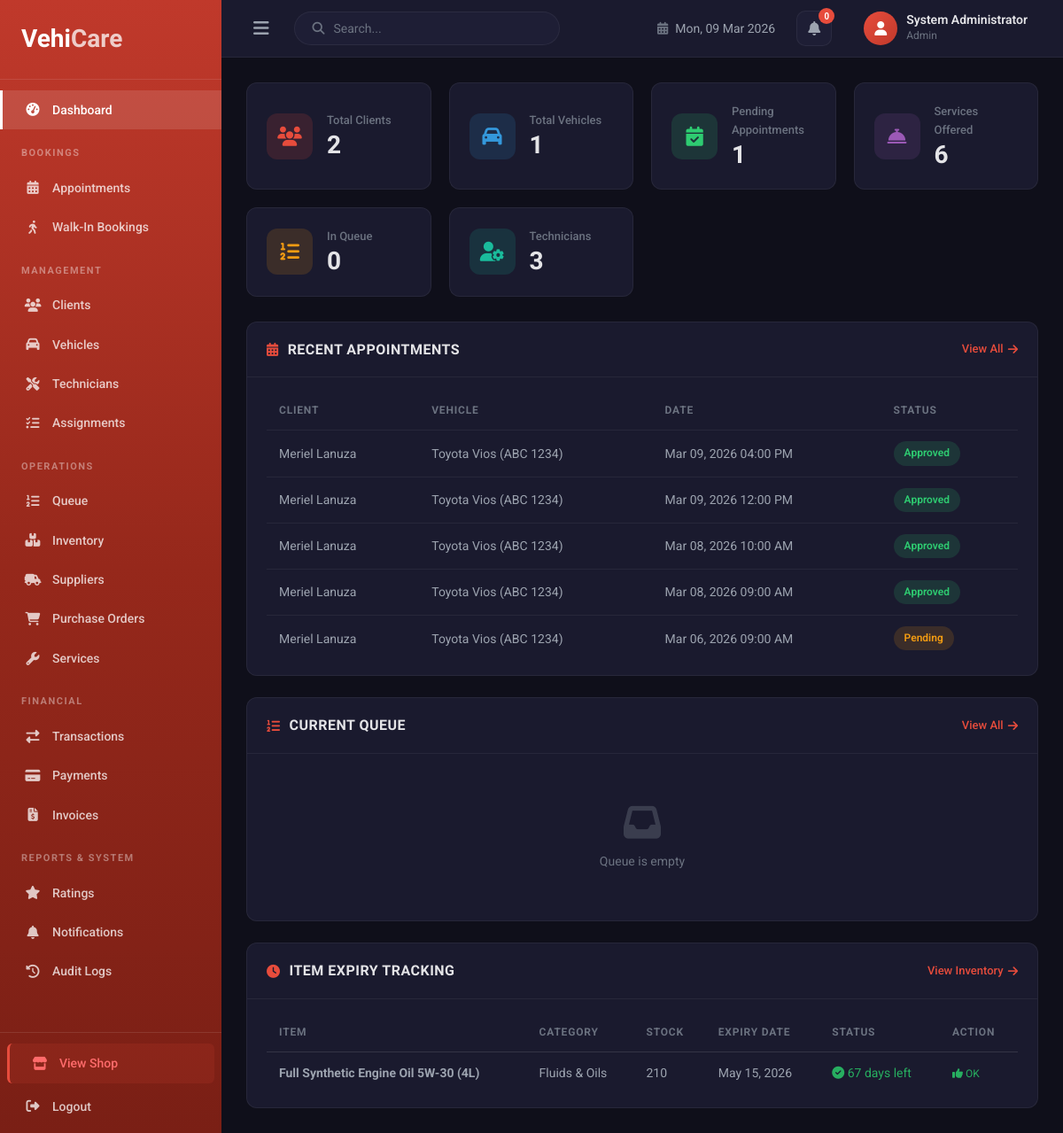
Page /admins/dashboard.php (signed in) on the committed database.
### tables this page shows
CREATE TABLE `appointments` (
  `appointment_id` int(11) NOT NULL,
  `client_id` int(11) NOT NULL,
  `vehicle_id` int(11) NOT NULL,
  `service_id` int(11) DEFAULT NULL,
  `appointment_date` datetime NOT NULL,
  `status` enum('Pending','Approved','Completed','Cancelled') DEFAULT 'Pending',
  `notes` text DEFAULT NULL,
  `created_by` int(11) DEFAULT NULL,
  `created_at` timestamp NOT NULL DEFAULT current_timestamp()
);

CREATE TABLE `clients` (
  `client_id` int(11) NOT NULL,
  `user_id` int(11) DEFAULT NULL,
  `full_name` varchar(150) NOT NULL,
  `phone` varchar(50) NOT NULL,
  `email` varchar(150) DEFAULT NULL,
  `address` text DEFAULT NULL,
  `created_at` timestamp NOT NULL DEFAULT current_timestamp()
);

CREATE TABLE `vehicles` (
  `vehicle_id` int(11) NOT NULL,
  `client_id` int(11) NOT NULL,
  `plate_number` varchar(50) NOT NULL,
  `vin` varchar(17) DEFAULT NULL,
  `make` varchar(100) DEFAULT NULL,
  `model` varchar(100) DEFAULT NULL,
  `year` year(4) DEFAULT NULL,
  `color` varchar(50) DEFAULT NULL,
  `status` enum('active','in_service','completed','released') DEFAULT 'active',
  `created_at` timestamp NOT NULL DEFAULT current_timestamp()
);

CREATE TABLE `inventory` (
  `item_id` int(11) NOT NULL,
  `item_name` varchar(150) NOT NULL,
  `description` text DEFAULT NULL,
  `category` varchar(100) DEFAULT NULL,
  `image` varchar(255) DEFAULT NULL,
  `sku` varchar(100) DEFAULT NULL,
  `quantity` int(11) DEFAULT 0,
  `unit_price` decimal(10,2) NOT NULL,
  `expiry_date` date DEFAULT NULL,
  `supplier` varchar(150) DEFAULT NULL,
  `supplier_id` int(11) DEFAULT NULL,
  `last_updated` timestamp NOT NULL DEFAULT current_timestamp() ON UPDATE current_timestamp()
);

### admins/dashboard.php (the view, shortened to what this page needs)
<?php
require_once __DIR__ . '/../includes/db.php';
$total_clients = $pdo->query("SELECT COUNT(*) FROM clients")->fetchColumn();
$total_vehicles = $pdo->query("SELECT COUNT(*) FROM vehicles")->fetchColumn();
$total_appointments = $pdo->query("SELECT COUNT(*) FROM appointments WHERE status='Pending'")->fetchColumn();
$total_services = $pdo->query("SELECT COUNT(*) FROM services")->fetchColumn();
$total_queue = $pdo->query("SELECT COUNT(*) FROM queue WHERE status='Waiting'")->fetchColumn();
$total_technicians = $pdo->query("SELECT COUNT(*) FROM users WHERE role='technician'")->fetchColumn();
$expiry_items = $pdo->query("
    SELECT item_id, item_name, category, quantity, expiry_date,
           DATEDIFF(expiry_date, CURDATE()) AS days_left
    FROM inventory
    WHERE expiry_date IS NOT NULL
    ORDER BY expiry_date ASC
")->fetchAll();
$recent_appointments = $pdo->query("
    SELECT a.*, c.full_name as client_name, v.plate_number, v.make, v.model
    FROM appointments a
    LEFT JOIN clients c ON a.client_id = c.client_id
    LEFT JOIN vehicles v ON a.vehicle_id = v.vehicle_id
    ORDER BY a.created_at DESC LIMIT 5
")->fetchAll();
$recent_queue = $pdo->query("
    SELECT q.*, c.full_name as client_name, v.plate_number, v.make, v.model
    FROM queue q
    LEFT JOIN clients c ON q.client_id = c.client_id
    LEFT JOIN vehicles v ON q.vehicle_id = v.vehicle_id
    WHERE q.status IN ('Waiting','Serving')
    ORDER BY q.position ASC LIMIT 5
")->fetchAll();
?>
<!DOCTYPE html>
<html lang="en">
<head>
    <link rel="stylesheet" href="../includes/style/admin.css">
    <link rel="stylesheet" href="https://cdnjs.cloudflare.com/ajax/libs/font-awesome/6.5.1/css/all.min.css">
</head>
<body class="admin-body">
<div class="admin-layout">
    <?php include __DIR__ . '/includes/sidebar.php'; ?>
    <main class="admin-main">
        <?php include __DIR__ . '/includes/topbar.php'; ?>
        <div class="admin-content">
            <div class="stats-grid">
                <div class="stat-card">
                    <div class="stat-icon" style="background: rgba(231,76,60,0.15); color: #e74c3c;">
                        <i class="fas fa-users"></i>
                    </div>
                    <div class="stat-info">
                        <span class="stat-label">Total Clients</span>
                        <span class="stat-value"><?= number_format($total_clients) ?></span>
                    </div>
                </div>
                <div class="stat-card">
                    <div class="stat-icon" style="background: rgba(52,152,219,0.15); color: #3498db;">
                        <i class="fas fa-car"></i>
                    </div>
                    <div class="stat-info">
                        <span class="stat-label">Total Vehicles</span>
                        <span class="stat-value"><?= number_format($total_vehicles) ?></span>
                    </div>
                </div>
                <div class="stat-card">
                    <div class="stat-icon" style="background: rgba(46,204,113,0.15); color: #2ecc71;">
                        <i class="fas fa-calendar-check"></i>
                    </div>
                    <div class="stat-info">
                        <span class="stat-label">Pending Appointments</span>
                        <span class="stat-value"><?= number_format($total_appointments) ?></span>
                    </div>
                </div>
                <div class="stat-card">
                    <div class="stat-icon" style="background: rgba(155,89,182,0.15); color: #9b59b6;">
                        <i class="fas fa-concierge-bell"></i>
                    </div>
                    <div class="stat-info">
                        <span class="stat-label">Services Offered</span>
                        <span class="stat-value"><?= number_format($total_services) ?></span>
                    </div>
                </div>
                <div class="stat-card">
                    <div class="stat-icon" style="background: rgba(243,156,18,0.15); color: #f39c12;">
                        <i class="fas fa-list-ol"></i>
                    </div>
                    <div class="stat-info">
                        <span class="stat-label">In Queue</span>
                        <span class="stat-value"><?= number_format($total_queue) ?></span>
                    </div>
                </div>
                <div class="stat-card">
                    <div class="stat-icon" style="background: rgba(26,188,156,0.15); color: #1abc9c;">
                        <i class="fas fa-user-cog"></i>
                    </div>
                    <div class="stat-info">
                        <span class="stat-label">Technicians</span>
                        <span class="stat-value"><?= number_format($total_technicians) ?></span>
                    </div>
                </div>
            </div>
            <div class="dashboard-grid">
                <div class="admin-card">
                    <div class="card-header">
                        <h3><i class="fas fa-calendar-alt"></i> Recent Appointments</h3>
                        <a href="appointments.php" class="card-link">View All <i class="fas fa-arrow-right"></i></a>
                    </div>
                    <div class="card-body">
                        <?php if (empty($recent_appointments)): ?>
                            <div class="empty-state">
                                <i class="fas fa-calendar-times"></i>
                                <p>No appointments yet</p>
                            </div>
                        <?php else: ?>
                            <table class="admin-table">
                                <thead>
                                    <tr>
                                        <th>Client</th>
                                        <th>Vehicle</th>
                                        <th>Date</th>
                                        <th>Status</th>
                                    </tr>
                                </thead>
                                <tbody>
                                    <?php foreach ($recent_appointments as $apt): ?>
                                    <tr>
                                        <td><?= htmlspecialchars($apt['client_name'] ?? 'N/A') ?></td>
                                        <td><?= htmlspecialchars(($apt['make'] ?? '') . ' ' . ($apt['model'] ?? '') . ' (' . ($apt['plate_number'] ?? '') . ')') ?></td>
                                        <td><?= date('M d, Y h:i A', strtotime($apt['appointment_date'])) ?></td>
                                        <td><span class="badge badge-<?= strtolower($apt['status']) ?>"><?= $apt['status'] ?></span></td>
                                    </tr>
                                    <?php endforeach; ?>
                                </tbody>
                            </table>
                        <?php endif; ?>
                    </div>
                </div>
                <div class="admin-card">
                    <div class="card-header">
                        <h3><i class="fas fa-list-ol"></i> Current Queue</h3>
                        <a href="queue.php" class="card-link">View All <i class="fas fa-arrow-right"></i></a>
                    </div>
                    <div class="card-body">
                        <?php if (empty($recent_queue)): ?>
                            <div class="empty-state">
                                <i class="fas fa-inbox"></i>
                                <p>Queue is empty</p>
                            </div>
                        <?php endif; ?>
                    </div>
                </div>
            </div>
            <?php if (!empty($expiry_items)): ?>
            <div class="admin-card" style="margin-top:24px;">
                <div class="card-header">
                    <h3><i class="fas fa-clock" style="color:#e74c3c;"></i> Item Expiry Tracking
                    </h3>
                    <a href="inventory.php" class="card-link">View Inventory <i class="fas fa-arrow-right"></i></a>
                </div>
                <div class="card-body">
                    <table class="admin-table">
                        <thead>
                            <tr>
                                <th>Item</th>
                                <th>Category</th>
                                <th>Stock</th>
                                <th>Expiry Date</th>
                                <th>Status</th>
                                <th>Action</th>
                            </tr>
                        </thead>
                        <tbody>
                            <?php foreach ($expiry_items as $ei):
                                $daysLeft = (int)$ei['days_left'];
                            ?>
                            <tr style="<?= $daysLeft < 0 ? 'background:rgba(231,76,60,0.05);' : ($daysLeft <= 30 ? 'background:rgba(243,156,18,0.05);' : '') ?>">
                                <td><strong><?= htmlspecialchars($ei['item_name']) ?></strong></td>
                                <td><?= htmlspecialchars($ei['category'] ?? '—') ?></td>
                                <td><?= (int)$ei['quantity'] ?></td>
                                <td><?= date('M d, Y', strtotime($ei['expiry_date'])) ?></td>
                                <td>
                                    <?php if ($daysLeft < 0): ?>
                                        <span style="color:#e74c3c;font-weight:700;"><i class="fas fa-exclamation-circle"></i> Expired <?= abs($daysLeft) ?> day<?= abs($daysLeft) !== 1 ? 's' : '' ?> ago</span>
                                    <?php elseif ($daysLeft === 0): ?>
                                        <span style="color:#e74c3c;font-weight:700;"><i class="fas fa-exclamation-triangle"></i> Expires Today!</span>
                                    <?php elseif ($daysLeft <= 7): ?>
                                        <span style="color:#e67e22;font-weight:600;"><i class="fas fa-clock"></i> <?= $daysLeft ?> day<?= $daysLeft !== 1 ? 's' : '' ?> left</span>
                                    <?php elseif ($daysLeft <= 30): ?>
                                        <span style="color:#f39c12;font-weight:500;"><i class="fas fa-clock"></i> <?= $daysLeft ?> days left</span>
                                    <?php else: ?>
                                        <span style="color:#27ae60;"><i class="fas fa-check-circle"></i> <?= $daysLeft ?> days left</span>
                                    <?php endif; ?>
                                </td>
                                <td>
                                    <?php if ($daysLeft < 0): ?>
                                        <a href="purchase_orders.php" class="btn btn-primary" style="font-size:12px;padding:5px 12px;"><i class="fas fa-shopping-cart"></i> Restock</a>
                                    <?php elseif ($daysLeft <= 30): ?>
                                        <a href="purchase_orders.php" class="btn btn-secondary" style="font-size:12px;padding:5px 12px;"><i class="fas fa-shopping-cart"></i> Plan Restock</a>
                                    <?php else: ?>
                                        <span style="color:#27ae60;font-size:12px;"><i class="fas fa-thumbs-up"></i> OK</span>
                                    <?php endif; ?>
                                </td>
                            </tr>
                            <?php endforeach; ?>
                        </tbody>
                    </table>
                </div>
            </div>
            <?php endif; ?>
        </div>
    </main>
</div>
</body>
</html>

### rows in the picture
appointments: client.full_name "Meriel Lanuza", vehicle.plate_number "Toyota Vios (ABC 1234)", appointment_date "Mar 09, 2026 04:00 PM", status "Approved"
appointments: client.full_name "Meriel Lanuza", vehicle.plate_number "Toyota Vios (ABC 1234)", appointment_date "Mar 09, 2026 12:00 PM", status "Approved"
appointments: client.full_name "Meriel Lanuza", vehicle.plate_number "Toyota Vios (ABC 1234)", appointment_date "Mar 08, 2026 10:00 AM", status "Approved"
appointments: client.full_name "Meriel Lanuza", vehicle.plate_number "Toyota Vios (ABC 1234)", appointment_date "Mar 08, 2026 09:00 AM", status "Approved"
appointments: client.full_name "Meriel Lanuza", vehicle.plate_number "Toyota Vios (ABC 1234)", appointment_date "Mar 06, 2026 09:00 AM", status "Pending"
inventory: item_name "Full Synthetic Engine Oil 5W-30 (4L)", category "Fluids & Oils", quantity "210", expiry_date "May 15, 2026", daysLeft "67"

### other values in the picture
$_SESSION['full_name'] "System Administrator"
$_SESSION['role'] "Admin"
$total_clients "2"
$total_vehicles "1"
$total_appointments "1"
$total_services "6"
$total_queue "0"
$total_technicians "3"
